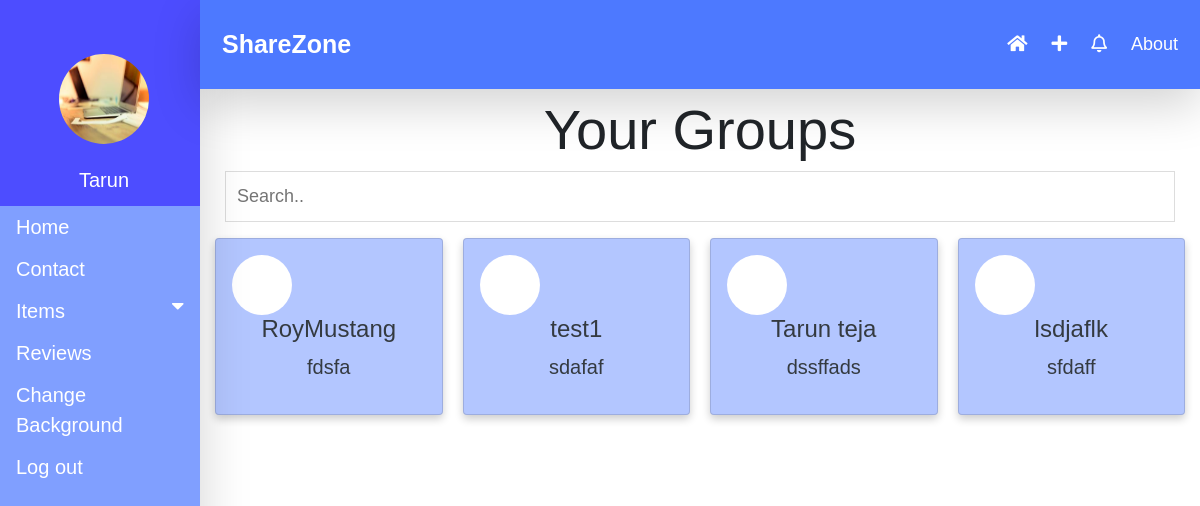
The page /dashboard/ (signed in) on the database its author committed.
### profiles/models.py (models this page shows, shortened)
class Profiles(models.Model):
    user = models.OneToOneField(User, on_delete=models.CASCADE, primary_key=True)
    image = models.ImageField(default='profile_pics/default.jpg', upload_to='profile_pics')
    phone = PhoneNumberField(null=True, blank=False, unique=True)

### groups/models.py (models this page shows, shortened)
class GroupUserTable(models.Model):
    user = models.ForeignKey(User, on_delete=models.CASCADE)
    group = models.ForeignKey(GroupTable, on_delete=models.CASCADE)
    status = models.IntegerField(max_length=1, null=True)
    class Meta:
        unique_together = ('group', 'user')

class GroupTable(models.Model):
    name = models.CharField(max_length=20, blank=True, null=True)
    desc = models.TextField(max_length=50, blank=True)
    image = models.ImageField(default='group_pics/default.jpg', upload_to='group_pics')
    admin = models.ForeignKey(User, on_delete=models.CASCADE)

### userapp/views.py (the view)
# urls.py: path('dashboard/', include('userapp.urls')),
@login_required
def dashboard(request):
    user = request.user
    items = Itemlist.objects.all()
    groups = user.groupusertable_set.filter(status=1)
    context = {'items': user.itemlist_set.all(), 'form': user.itemlist_set.all(), 'groups':groups, 'count': Notification.objects.filter(user=request.user, viewed=False)}
    return render(request, 'userapp/dashboard.html', context)

### userapp/templates/userapp/dashboard.html (shortened to what this page needs)
{%  extends 'userapp/base1.html' %}
{% load static %}
{% load crispy_forms_tags %}
{% block content %}
    <div class="container-fluid pt-5"></div>
    <div class="container-fluid pt-5 pb-3">
    <h3 class="display-4 text-center" >Your Groups</h3>
    <input type="text" id="mySearch" onkeyup="myFunction()" placeholder="Search.." title="Search Group">
    </div>
<div class="row" id="myMenu">
    {% for group in groups %}
            <div class="column pb-3">
            <a class="text-decoration-none text-dark" href="{% url 'group-home' group.group.id %}">
                <div class="card" id="group">
                    <img class="rounded-circle" style="align-content: center" height="60" width="60" src="{{ group.group.image.url }}" alt="">
                    <h4>{{ group.group.name }}</h4>
                    <p>{{ group.group.desc }}</p>
                </div>
            </a>
            </div>
    {% endfor %}
    </div>
{% endblock content %}

### userapp/templates/userapp/base1.html (shortened to what this page needs)
{% load static %}
{% load crispy_forms_tags %}
<!DOCTYPE html>
<html lang="en">
<head>
  <link rel="stylesheet" href="https://stackpath.bootstrapcdn.com/bootstrap/4.4.1/css/bootstrap.min.css">
    <link rel="stylesheet" href="https://cdnjs.cloudflare.com/ajax/libs/font-awesome/5.12.1/css/all.min.css">
    <link rel="stylesheet" type="text/css" href="https://cdnjs.cloudflare.com/ajax/libs/aos/2.2.0/aos.css">
</head>
<body>
<div class="sidenav shadow-right shadow-lg px-0 pt-0">
    <a href="{% url 'profile' %}">
        <div class="container-fluid  text-center  pt-5 px-0">
        <img class="rounded-circle center " height="90" width="90" src="{{ user.profiles.image.url }}" alt="">
        <h5 class="pt-4 text-center">{{ user.username }}</h5>
    </div>
    </a>
  <a href="{% url 'dashboard' %}">Home</a>
  <a href="#contact">Contact</a>
  <button class="dropdown-btn">Items
    <i class="fa fa-caret-down"></i>
  </button>
      <a href="#clients">Reviews</a>
      <a href="{% url 'back' %}">Change Background</a>
  <a href="{% url 'logout' %}">Log out</a>
</div>
<div class="header main shadow-bottom shadow-lg fixed-top">
  <a href="#default" class="logo">ShareZone</a>
  <div class="header-right">
    <a href="{% url 'dashboard' %}"><i class="fas fa-home"></i></a>
      <a href="{% url 'create-group' %}"><i class="fas fa-plus"></i></a>
    <a href="{% url 'notifications' %}"><i class="far fa-bell"></i></a>
    <a href="#about">About</a>
  </div>
</div>
<div class="main">
    {% block content %}
    {% endblock content %}
</div>
</body>
</html>

### userapp/templates/userapp/base1.html (style rules this page uses)
.sidenav { height: 100%; width: 200px; position: fixed; z-index: 1; top: 0; left: 0; background-color: #809fff; overflow-x: hidden; padding-top: 20px; }
.sidenav a, .dropdown-btn { padding: 6px 8px 6px 16px; text-decoration: none; font-size: 20px; color: white; display: block; border: none; background: none; width:100%; text-align: left; cursor: pointer; outline: none; }
.main { margin-left: 200px; font-size: 20px; padding: 0 10px; }
.fa-caret-down { float: right; padding-right: 8px; }
.header { overflow: hidden; background-color: #4d79ff; padding: 20px 10px; }
.header a { float: left; color: white; text-align: center; padding: 12px; text-decoration: none; font-size: 18px; line-height: 25px; border-radius: 4px; }
.header a.logo { font-size: 25px; font-weight: bold; }
.header-right { float: right; }

### userapp/templates/userapp/dashboard.html (style rules this page uses)
* { box-sizing: border-box; }
body { font-family: Arial, Helvetica, sans-serif; }
.column { float: left; width: 25%; padding: 0 10px; }
.row { margin: 0 -5px; }
.row:after { content: ""; display: table; clear: both; }
.card { box-shadow: 0 4px 8px 0 rgba(0, 0, 0, 0.2); padding: 16px; text-align: center; background-color: #b3c6ff; }
#mySearch { width: 100%; font-size: 18px; padding: 11px; border: 1px solid #ddd; }

### rows shown on the page
GroupUserTable: group.image (placeholder picture), group.name "RoyMustang", group.desc "fdsfa"
GroupUserTable: group.image (placeholder picture), group.name "test1", group.desc "sdafaf"
GroupUserTable: group.image (placeholder picture), group.name "Tarun teja", group.desc "dssffads"
GroupUserTable: group.image (placeholder picture), group.name "lsdjaflk", group.desc "sfdaff"

### other values the page prints
{{ user.username }} "Tarun"
